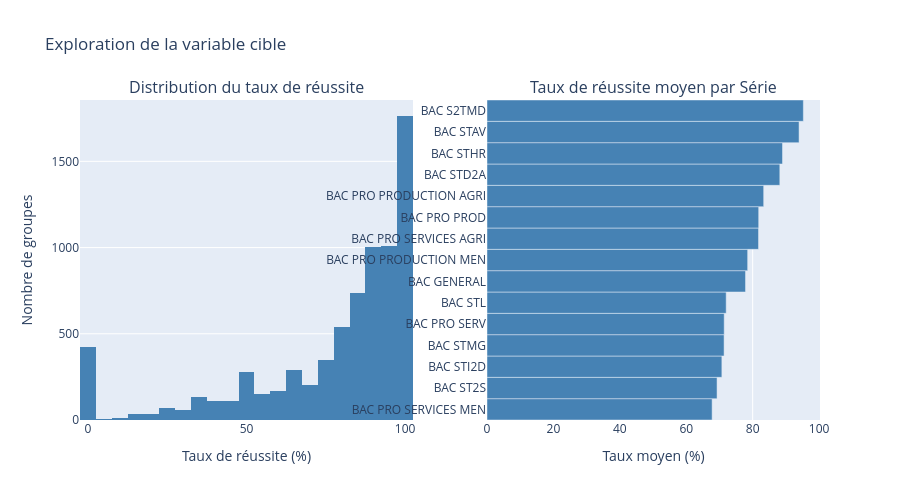

Notebook code for this chart:
### Code cell
fig = make_subplots(rows=1, cols=2,
                   subplot_titles=('Distribution du taux de réussite',
                                   'Taux de réussite moyen par Série'))

fig.add_trace(
    go.Histogram(x=df['taux_reussite'], nbinsx=50,
                 marker_color='steelblue', name='Distribution'),
    row=1, col=1
)

serie_means = df.groupby('Série')['taux_reussite'].mean().reset_index().sort_values('taux_reussite')
fig.add_trace(
    go.Bar(x=serie_means['taux_reussite'], y=serie_means['Série'],
           orientation='h', marker_color='steelblue', name='Taux moyen'),
    row=1, col=2
)

fig.update_layout(height=500, showlegend=False,
                  title_text='Exploration de la variable cible')
fig.update_xaxes(title_text='Taux de réussite (%)', row=1, col=1)
fig.update_xaxes(title_text='Taux moyen (%)', row=1, col=2)
fig.update_yaxes(title_text='Nombre de groupes', row=1, col=1)
fig.show()

### Figure 1 — Plotly figure (JSON) as saved in the notebook; plotly's stock layout.template omitted (floating-point values rounded to 4 significant figures; data arrays with more than 128 entries replaced by an {"elided": "..."} marker saying what was removed)
{"data": [{"marker": {"color": "steelblue"}, "name": "Distribution", "nbinsx": 50, "type": "histogram", "x": {"elided": "7477 float values"}, "xaxis": "x", "yaxis": "y"}, {"marker": {"color": "steelblue"}, "name": "Taux moyen", "orientation": "h", "type": "bar", "x": [67.79, 69.27, 70.73, 71.39, 71.43, 72.03, 77.85, 78.49, 81.76, 81.81, 83.32, 88.18, 88.99, 93.97, 95.26], "xaxis": "x2", "y": ["BAC PRO SERVICES MEN", "BAC ST2S", "BAC STI2D", "BAC STMG", "BAC PRO SERV", "BAC STL", "BAC GENERAL", "BAC PRO PRODUCTION MEN", "BAC PRO SERVICES AGRI", "BAC PRO PROD", "BAC PRO PRODUCTION AGRI", "BAC STD2A", "BAC STHR", "BAC STAV", "BAC S2TMD"], "yaxis": "y2"}], "layout": {"annotations": [{"font": {"size": 16}, "showarrow": false, "text": "Distribution du taux de réussite", "x": 0.225, "xanchor": "center", "xref": "paper", "y": 1, "yanchor": "bottom", "yref": "paper"}, {"font": {"size": 16}, "showarrow": false, "text": "Taux de réussite moyen par Série", "x": 0.775, "xanchor": "center", "xref": "paper", "y": 1, "yanchor": "bottom", "yref": "paper"}], "height": 500, "showlegend": false, "title": {"text": "Exploration de la variable cible"}, "xaxis": {"anchor": "y", "domain": [0, 0.45], "title": {"text": "Taux de réussite (%)"}}, "xaxis2": {"anchor": "y2", "domain": [0.55, 1], "title": {"text": "Taux moyen (%)"}}, "yaxis": {"anchor": "x", "domain": [0, 1], "title": {"text": "Nombre de groupes"}}, "yaxis2": {"anchor": "x2", "domain": [0, 1]}}}
